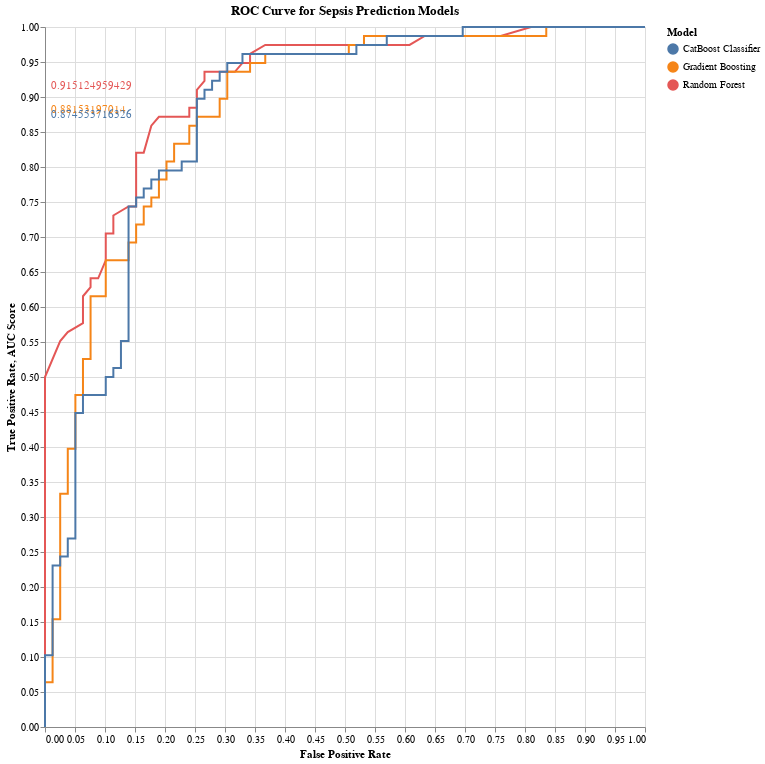

Notebook code cell kept with this figure:
### Markdown cell above
**Training and evaluating the model's performance using ROC curves and AUC scores, and visualizing the results to compare the models**

### Code cell
# Define the results of each model
logistic_regression_best_score = 0.7647999999999999
random_forest_best_score = 0.8432000000000001
gradient_boosting_best_score = 0.8368
naive_bayes_best_score = 0.744
xgb_classifier_best_score = 0.8256
catboost_classifier_best_score = 0.8352

# Create a dictionary to store model names and their best scores
models_scores = {
    "Logistic Regression": logistic_regression_best_score,
    "Random Forest": random_forest_best_score,
    "Gradient Boosting": gradient_boosting_best_score,
    "Naive Bayes": naive_bayes_best_score,
    "XGBClassifier": xgb_classifier_best_score,
    "CatBoostClassifier": catboost_classifier_best_score
}

# Sort the models based on their scores (descending order)
sorted_models = sorted(models_scores.items(), key=lambda x: x[1], reverse=True)

# Select the top three models
top_three_models = sorted_models[:3]

# Print the top three models
print("Top Three Models:")
for model, score in top_three_models:
    print(f"{model}: Best Score = {score}") 

# Instantiate the models
random_forest_classifier = RandomForestClassifier(random_state=42)  # Instantiate RandomForestClassifier
gradient_boosting_classifier = GradientBoostingClassifier()  # Instantiate GradientBoostingClassifier
catboost_classifier = CatBoostClassifier(verbose=0)  # Instantiate CatBoostClassifier

# Fit the models on the training data
random_forest_classifier.fit(X_train, y_train)
gradient_boosting_classifier.fit(X_train, y_train)
catboost_classifier.fit(X_train, y_train)

# Predict probabilities for the test data
random_forest_probs = random_forest_classifier.predict_proba(X_test)[:, 1]
gradient_boosting_probs = gradient_boosting_classifier.predict_proba(X_test)[:, 1]
catboost_probs = catboost_classifier.predict_proba(X_test)[:, 1]

# Compute ROC curve and AUC score for each model
random_forest_fpr, random_forest_tpr, _ = roc_curve(y_test, random_forest_probs)
gradient_boosting_fpr, gradient_boosting_tpr, _ = roc_curve(y_test, gradient_boosting_probs)
catboost_fpr, catboost_tpr, _ = roc_curve(y_test, catboost_probs)

random_forest_auc = roc_auc_score(y_test, random_forest_probs)
gradient_boosting_auc = roc_auc_score(y_test, gradient_boosting_probs)
catboost_auc = roc_auc_score(y_test, catboost_probs)

# Create DataFrame for ROC curves
roc_data = pd.concat([
    pd.DataFrame({'FPR': random_forest_fpr, 'TPR': random_forest_tpr, 'Model': 'Random Forest'}),
    pd.DataFrame({'FPR': gradient_boosting_fpr, 'TPR': gradient_boosting_tpr, 'Model': 'Gradient Boosting'}),
    pd.DataFrame({'FPR': catboost_fpr, 'TPR': catboost_tpr, 'Model': 'CatBoost Classifier'})
])

# Increase the size of the Altair chart
roc_curve_plot = alt.Chart(roc_data).mark_line().encode(
    x=alt.X('FPR', title='False Positive Rate'),
    y=alt.Y('TPR', title='True Positive Rate'),
    color=alt.Color('Model', title='Model'),
    tooltip=['Model', 'FPR', 'TPR']
).properties(
    width=600,  # Set the width of the plot
    height=700,  # Set the height of the plot
    title='ROC Curve for Sepsis Prediction Models'
)

# Add AUC scores to the plot
auc_scores = alt.Chart(pd.DataFrame({'Model': ['Random Forest', 'Gradient Boosting', 'CatBoost Classifier'],
                                     'AUC Score': [random_forest_auc, gradient_boosting_auc, catboost_auc]})).mark_text(
    align='left', baseline='middle', dx=5
).encode(
    x=alt.value(1),  # Pixels from the left of the plot
    y=alt.Y('AUC Score', title='AUC Score'),
    text='AUC Score',
    color='Model'
)

# Display the ROC curve plot along with AUC scores
roc_curve_plot + auc_scores

### Figure 1 — Vega-Lite specification as saved in the notebook (floating-point values rounded to 4 significant figures; data arrays with more than 128 entries replaced by an {"elided": "..."} marker saying what was removed)
{"config": {"view": {"continuousWidth": 300, "continuousHeight": 300}}, "layer": [{"data": {"name": "data-b067acd6a11c537c4924aacb1f71f635"}, "mark": {"type": "line"}, "encoding": {"color": {"field": "Model", "title": "Model", "type": "nominal"}, "tooltip": [{"field": "Model", "type": "nominal"}, {"field": "FPR", "type": "quantitative"}, {"field": "TPR", "type": "quantitative"}], "x": {"field": "FPR", "title": "False Positive Rate", "type": "quantitative"}, "y": {"field": "TPR", "title": "True Positive Rate", "type": "quantitative"}}, "title": "ROC Curve for Sepsis Prediction Models"}, {"data": {"name": "data-577be02a9dd6cbeddf82751fc0826785"}, "mark": {"type": "text", "align": "left", "baseline": "middle", "dx": 5}, "encoding": {"color": {"field": "Model", "type": "nominal"}, "text": {"field": "AUC Score", "type": "quantitative"}, "x": {"value": 1}, "y": {"field": "AUC Score", "title": "AUC Score", "type": "quantitative"}}}], "height": 700, "width": 600, "$schema": "https://vega.github.io/schema/vega-lite/v5.17.0.json", "datasets": {"data-b067acd6a11c537c4924aacb1f71f635": {"elided": "188 records"}, "data-577be02a9dd6cbeddf82751fc0826785": [{"Model": "Random Forest", "AUC Score": 0.9151}, {"Model": "Gradient Boosting", "AUC Score": 0.8815}, {"Model": "CatBoost Classifier", "AUC Score": 0.8746}]}}
